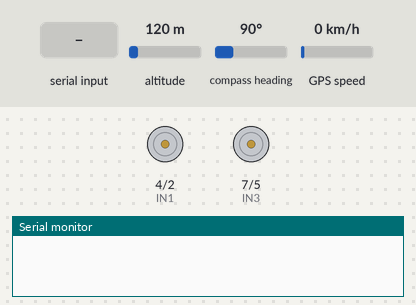
A sketch run on a simulated Arduino Uno, built with avr-gcc and run on an emulated ATmega328P. Parts: motor-driver pin pairs drawn as motors (green arrow = first pin HIGH = forward, orange = second pin HIGH = backward, longer = more drive, scaled by the enable pin), the last lines printed to the serial monitor. The inputs (shaded band) are chosen by the test bench; at power-on: altitude 120 m, compass heading 90°, GPS speed 0 km/h. The GPS gets a fix after 3 s at 37.7749, -122.4194 with 8 satellites.

Above: at 1.2 s.
1.3 s: "getGpsData,1\n" received over Serial
2.8 s: "b,1\n" received over Serial
At 4.0 s:
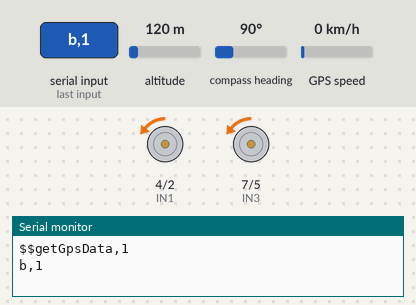
4.3 s: "f,150\n" received over Serial
At 5.3 s:
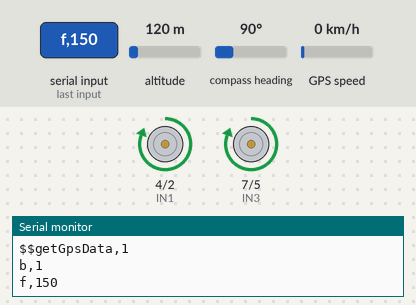
5.8 s: "r,1\n" received over Serial
At 6.4 s:
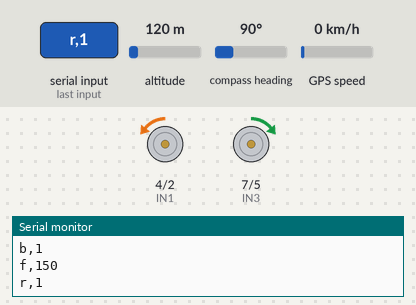
7.3 s: "l,1\n" received over Serial
At 8.5 s:
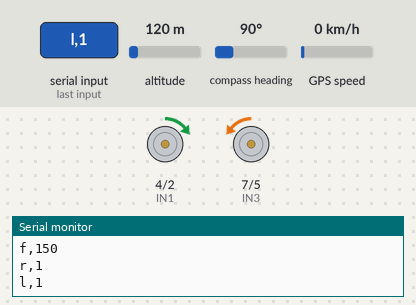
8.8 s: "f,1\n" received over Serial
At 9.9 s:
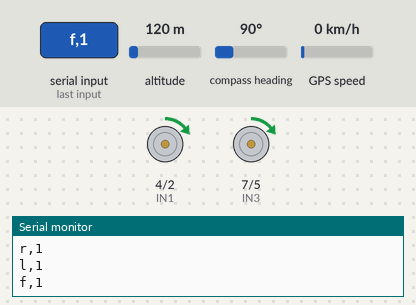
Timing chart, 0 to 11.3 s (numbered marks = the images above; inputs shaded):
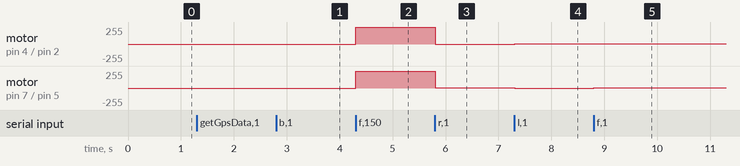

The sketch:

Arduino_test_commands.ino
```cpp
#include <SoftwareSerial.h>
#include <TinyGPS++.h>
// Pin assignments for motor driver (update based on your setup)
#define ENA 3 // PWM pin for motor A
#define ENB 6 // PWM pin for motor B
#define IN1 4  // Direction pin for motor A
#define IN2 2  // Direction pin for motor A
#define IN3 7  // Direction pin for motor B
#define IN4 5  // Direction pin for motor B
SoftwareSerial gpsSerial(9,8);

TinyGPSPlus gps;
long lastGpsUpdate = 0;   // Last GPS data update time
long gpsUpdateInterval = 500; // Update GPS data every 0.5 seconds

// Function to set motor speeds
void setMotorSpeeds(int speedLeft, int speedRight) {
  if(speedLeft==0 && speedRight==0){
    digitalWrite(IN1, HIGH);
    digitalWrite(IN2, HIGH);
    analogWrite(ENA, 0);
    digitalWrite(IN3, HIGH);
    digitalWrite(IN4, HIGH);
    analogWrite(ENB, 0);
    return;
  }
  // Ensure speed values are within 0-100
  speedLeft = constrain(speedLeft, -100, 100);
  speedRight = constrain(speedRight, -100, 100);

  // Map speed values to PWM range (0-255)
  int pwmLeft = map(abs(speedLeft), 0, 100, 0, 255);
  int pwmRight = map(abs(speedRight), 0, 100, 0, 255);

  // Set left motor direction and speed
  if (speedLeft >= 0) {
    digitalWrite(IN1, HIGH);
    digitalWrite(IN2, LOW);
    analogWrite(ENA, pwmLeft);
  } else {
    digitalWrite(IN1, LOW);
    digitalWrite(IN2, HIGH);
    analogWrite(ENA, pwmLeft);
  }

  // Set right motor direction and speed
  if (speedRight >= 0) {
    digitalWrite(IN3, HIGH);
    digitalWrite(IN4, LOW);
    analogWrite(ENB, pwmRight);
  } else {
    digitalWrite(IN3, LOW);
    digitalWrite(IN4, HIGH);
    analogWrite(ENB, pwmRight);
  }
}

// Function to handle commands
void handleCommand(String command) {
  if(command=="getGpsData")
  {
    float latitude = gps.location.lat();
    float longitude = gps.location.lng();
    float altitude = gps.altitude.meters();

    // Format the GPS data as specified
    String gpsData = String(latitude, 6) + "&" + String(longitude, 6) +
                     "&" + String(altitude, 2);

    // Send the formatted GPS data to the connected device
    Serial.println(gpsData);
    return;
  }
  command.trim(); // Remove whitespace or newline
  Serial.println(command);
  int commaIndex = command.indexOf(',');
  if (commaIndex == -1) return; // Invalid command format

  String dir = command.substring(0, commaIndex);
  int speed = command.substring(commaIndex + 1).toInt();

  if (dir == "f") {
    setMotorSpeeds(speed, speed);
  } else if (dir == "b") {
    setMotorSpeeds(-speed, -speed);
  } else if (dir == "r") {
    setMotorSpeeds(-speed, speed); // Adjust for turning
  } else if (dir == "l") {
    setMotorSpeeds(speed, -speed); // Adjust for turning
  } else if (dir == "al") {
    setMotorSpeeds(speed*0.6, speed); // Adjust left
  } else if (dir == "ar") {
    setMotorSpeeds(speed, speed*0.6); // Adjust right
  } else if (dir == "s") {
    setMotorSpeeds(0, 0); // Stop the car
  }
}

void setup() {
  // Initialize motor driver pins
  pinMode(ENA, OUTPUT);
  pinMode(ENB, OUTPUT);
  pinMode(IN1, OUTPUT);
  pinMode(IN2, OUTPUT);
  pinMode(IN3, OUTPUT);
  pinMode(IN4, OUTPUT);

  // Initialize SoftwareSerial
  Serial.begin(9600);
  gpsSerial.begin(9600);  // GPS baud rate

  // Serial.println("Arduino ready for commands.");
}

void loop() {
  if (Serial.available()) {
    // Serial.println("--------------------");
    String command = Serial.readStringUntil('\n'); // Read command from Serial
    // Serial.println(command);  // Send back the received command
    // Serial.println("Received: " + command);         // Echo for debugging
    handleCommand(command);                         // Process command
  }
  while (gpsSerial.available()) {
    gps.encode(gpsSerial.read());
  }
}
```

Measured:
- after the input at 2.8 s, motor on pin 4 (IN1) / pin 2 (IN2), motor on pin 7 (IN3) / pin 5 (IN4): stopped → backward 2/255 at once
- after the input at 4.3 s, motor on pin 4 (IN1) / pin 2 (IN2), motor on pin 7 (IN3) / pin 5 (IN4): backward 2/255 → forward 255/255 at once
- after the input at 5.8 s, motor on pin 4 (IN1) / pin 2 (IN2): forward 255/255 → backward 2/255 at once; motor on pin 7 (IN3) / pin 5 (IN4): forward 255/255 → forward 2/255 at once
- after the input at 7.3 s, motor on pin 4 (IN1) / pin 2 (IN2): backward 2/255 → forward 2/255 at once; motor on pin 7 (IN3) / pin 5 (IN4): forward 2/255 → backward 2/255 at once
- after the input at 8.8 s, motor on pin 7 (IN3) / pin 5 (IN4): backward 2/255 → forward 2/255 at once
